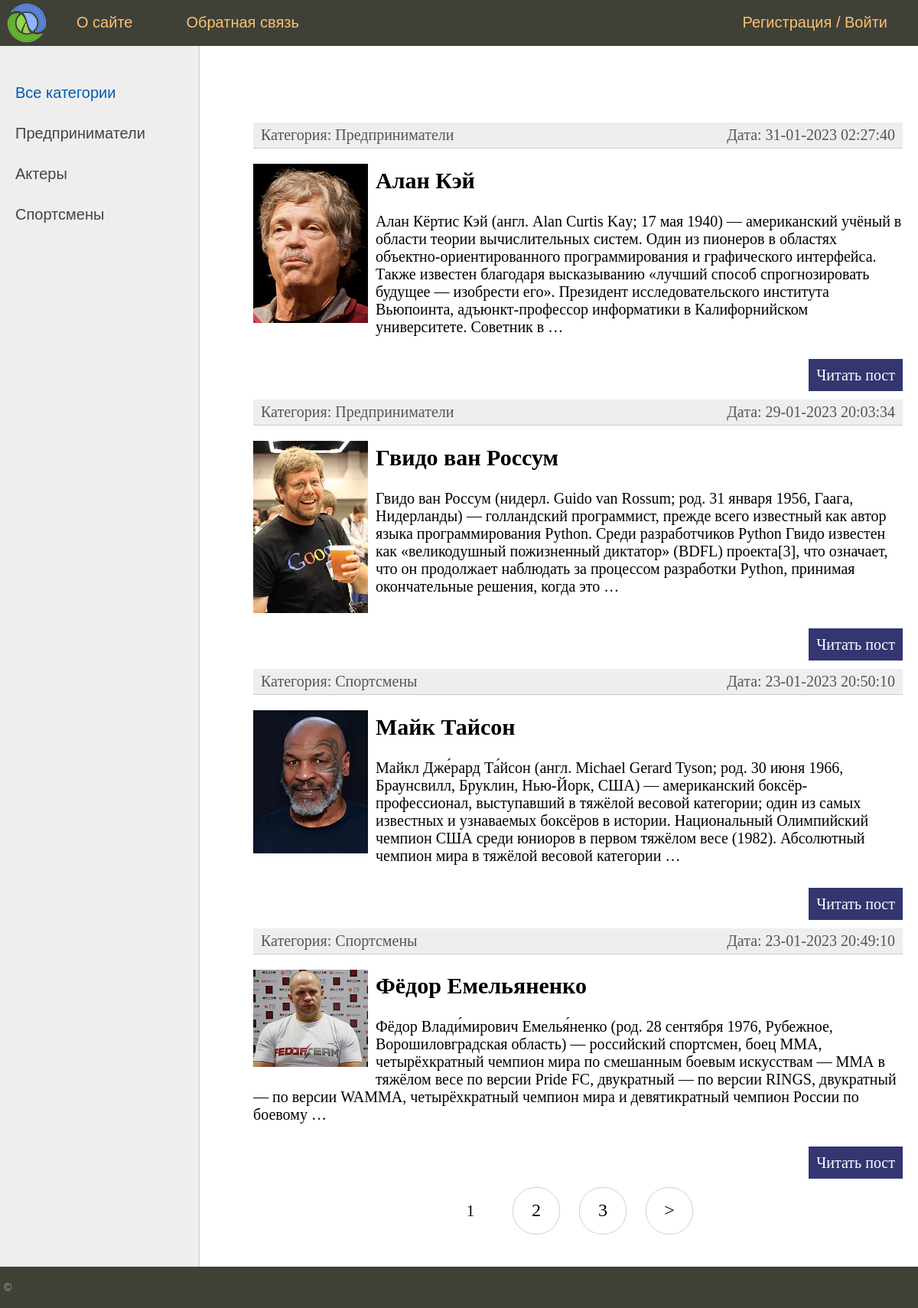
The page / on the database its author committed.
### man/models.py (models this page shows, shortened)
class Category(models.Model):
    name = models.CharField(max_length=50, db_index=True, verbose_name='Название категории')
    slug = models.SlugField(max_length=255, unique=True, db_index=True, verbose_name='URL')
    def __str__(self):
        return self.name
    def get_absolute_url(self):
        return reverse('category', kwargs={'cat_slug': self.slug})
    class Meta:
        verbose_name = 'Категорию'
        verbose_name_plural = 'Категории'
        ordering = ['id']

class Man(models.Model):
    title = models.CharField(max_length=255, verbose_name='Заголовок')
    content = models.TextField(blank=True, verbose_name='Текст статьи')
    slug = models.SlugField(max_length=255, unique=True, db_index=True, verbose_name='URL')
    photo = models.ImageField(upload_to='photos/%Y/%m/%d/', verbose_name='Фото')
    time_create = models.DateTimeField(auto_now_add=True, verbose_name='Дата создания')
    time_update = models.DateTimeField(auto_now=True, verbose_name='Дата обновления')
    published = models.BooleanField(default=True, verbose_name='Опубликовать')
    cat = models.ForeignKey('Category', on_delete=models.PROTECT, null=True, verbose_name='Категории')
    def get_absolute_url(self):
        return reverse('post', kwargs={'post_slug': self.slug})
    class Meta:
        verbose_name = 'Известного человека'
        verbose_name_plural = 'Известные люди'
        ordering = ['-time_create']

### man/views.py (the view)
# urls.py: path('', ManIndex.as_view(), name='index'),
class ManIndex(DataMixin, ListView):
    model = Man
    template_name = "man/index.html"
    context_object_name = 'posts'
    def get_context_data(self, object_list=None, **kwargs):
        context = super().get_context_data(**kwargs)
        c_def = self.get_user_context(title='Главная страница')
        return context | c_def
    def get_queryset(self):
        return Man.objects.filter(published=True).select_related('cat')

### man/utils.py (called while the page is built)
    def get_user_context(self, **kwargs):
        context = kwargs
        cats = Category.objects.all()
        user_menu = menu.copy()
        if not self.request.user.is_authenticated:
            user_menu.pop(1)
        context['menu'] = user_menu
        context['cats'] = cats
        if 'cat_selected' not in context:
            context['cat_selected'] = 0
        return context

### man/templates/man/index.html (shortened to what this page needs)
{% extends 'man/base.html' %}
{% block content %}
<ul class="list-articles">
	{% for p in posts %}
			<li><div class="article-panel">
				<p class="first">Категория: {{ p.cat }}</p>
				<p class="last">Дата: {{ p.time_update|date:"d-m-Y H:i:s " }}</p>
			</div></li>
			{% if p.photo %}
			<p><img src="{{p.photo.url}}" alt="" class="img-article-left thumb"></p>
			{% endif %}
			<h2>{{p.title}}</h2>
		{% autoescape on %}
		{{ p.content|linebreaks|truncatewords:50 }}
		{% endautoescape %}
			<p class="link-read-post"><a href="{{ p.get_absolute_url }}">Читать пост</a></p>
			{% empty %}
			<p>Записи ещё не сделаны</p>
	{% endfor %}
</ul>
{% endblock %}

### man/templates/man/base.html (shortened to what this page needs)
{% load static %}
{% load man_tags %}
<!DOCTYPE html>
<html>
<head>
	<link type="text/css" href="{% static 'man/css/styles.css' %}" rel="stylesheet" />
</head>
<body>
<table class="table-page" border=0 cellpadding="0" cellspacing="0">
<tr><td valign=top>
{% block mainmenu %}
		<div class="header">
			<ul id="mainmenu" class="mainmenu">
			<li class="logo"><a href="{% url 'index' %}"><div class="logo"></div></a></li>
			{% for item in menu %}
				<li><a href="{% url item.url_name %}">{{item.title}}</a></li>
			{% endfor %}
			{% if request.user.is_authenticated %}
				<li class="last">{{ user.username }} / <a href="{% url 'logout' %}">Выйти</a></li>
			{% else %}
				<li class="last">
					<a href="{% url 'register' %}">Регистрация</a> /
					<a href="{% url 'login' %}">Войти</a>
				</li>
			{% endif %}
			</ul>
		</div>
{% endblock mainmenu %}
<table class="table-content" border=0 cellpadding="0" cellspacing="0">
<tr>
	<td valign="top" class="left-chapters">
	<ul id="leftchapters">
		{% if cat_selected == 0 %}
			<li class="selected">Все категории</li>
			{% else %}
			<li><a href="{% url 'index' %}">Все категории</a></li>
		{% endif %}
{% for c in cats %}
	{% if c.pk == cat_selected %}
		<li class="selected">{{ c.name }}</li>
	{% else %}
		<li><a href="{{ c.get_absolute_url }}"> {{ c.name }} </a></li>
	{% endif %}
{% endfor %}
	</ul>
</td>
<td valign="top" class="content">
	<div class="content-text">
{% block content %}
{% endblock %}
<nav class="list-pages">
	<ul>
		{% for page in paginator.page_range %}
			{% if page == page_obj.number %}
				<li class="page-num page-num-selected"> {{page}} </li>
			{% elif page >= page_obj.number|add:-2 and page <= page_obj.number|add:2 %}
				<li class="page-num">
					<a href="?page={{ page }}"> {{ page }} </a>
				</li>
			{% endif %}
		{% endfor %}
		{% if page_obj.has_next %}
		<li class="page-num">
			<a href="?page={{ page_obj.next_page_number }}">&gt;</a>
		</li>
		{% endif %}
	</ul>
</nav>
	</div>
</td></tr></table>
</td></tr>
<tr><td valign=top>
	<div id="footer">
		<p>&copy; </p>
	</div>
</td></tr></table>
</body>
</html>

### man/static/man/css/styles.css (style rules this page uses)
html, body { font-family: 'Arial'; margin: 0; padding: 0; height: 100%; width: 100%; color: #444; }
a { color: #0059b2; text-decoration: none; }
img { max-width: 600px; height: auto; }
img.img-article-left { max-width: 300px; height: auto; float: left; padding: 0 10px 10px 0; }
img.img-article-left.thumb { max-width: 150px; height: auto; }
p.link-read-post { text-align: right; }
p.link-read-post a { padding: 10px; min-width: 100px; background: #333671; color: #fff; text-decoration: none; }
div.article-panel { background: #eee; padding: 5px 10px 5px 10px; box-sizing: border-box; overflow: hidden; color: #555; }
div.article-panel p.first { margin: 0; float: left; }
div.article-panel p.last { margin: 0; float: right; }
ul.list-articles { list-style: none; margin: 0; padding: 0; }
ul.list-articles li { border-bottom: 1px solid #ccc; }
.table-page { width: 100%; height: 100%; vertical-align: top; }
.table-page tr { height: 100%; }
.header { background: #3F4137; height: 60px; }
.logo { background: url('../images/logo.png') no-repeat 10px 5px; width: 70px; height: 60px; }
ul.mainmenu { list-style: none; margin: 0; padding: 0; height: 60px; color: #fdc073; font-size: 20px; overflow: hidden; }
ul.mainmenu li { float: left; margin: 18px 40px 0 30px; }
ul.mainmenu li.logo { margin: 0; }
ul.mainmenu li.last { float: right; }
ul.mainmenu li a { color: #fdc073; text-decoration: none; }
.table-content { width: 100%; min-height: 100%; height: 100%; }
.left-chapters { margin: 0; background: #eee; border-right: 1px solid #ccc; min-height: 100%; }
.left-chapters ul { width: 230px; min-height: 100%; margin: 0; padding: 20px 10px 10px 20px; list-style: none; font-size: 20px; }
.left-chapters ul li { margin: 30px 0 0 0; color: #999; }
.left-chapters ul li.selected { color: #0059b2; }
.left-chapters ul li a { color: #444; text-decoration: none; }
.content { padding: 40px 20px 20px 40px; width: 100%; box-sizing: border-box; }
.content-text { margin: 60px 0 0 30px; color: #000; font-size: 20px; font-family: Yandex Sans Display Light; }
#footer { box-sizing: border-box; background: #3F4137; padding: 5px; color: #aaa; font-size: 14px; font-family: Verdana, Geneva, Arial, Helvetica; text-align: left; overflow: hidden; }
.list-pages { text-align: center; margin: 0 0 20px 0; }
.list-pages ul { margin: 20px 0 0 0; padding: 0; list-style: none; }
.list-pages ul li { display: inline-block; margin: 0 20px 0 0; }
.list-pages a { color: #000; font-size: 24px; text-decoration: none; }
.list-pages .page-num, .page-num-selected { display: inline-block; width: 60px; height: 44px; padding: 16px 0 0 0; border: 1px solid #d0d0d0; border-radius: 30px; }
.list-pages .page-num-selected { border: none; color: #000; font-size: 20px; }

### rows shown on the page
Category: name "Предприниматели"
Category: name "Актеры"
Category: name "Спортсмены"
Man: cat "Предприниматели", time_update "31-01-2023 02:27:40", photo (picture), title "Алан Кэй", content "Алан Кёртис Кэй (англ. Alan Curtis Kay; 17 мая 1940) — американский учёный в области теории вычислительных систем. Один из пионеров в областях объектно-ориентированного программирования и графического интерфейса. Также известен благодаря высказыванию «лучший способ спрогнозировать будущее — изобрести его». Президент исследовательского института Вьюпоинта, адъюнкт-профессор информатики в Калифорнийском университете. Советник в …"
Man: cat "Предприниматели", time_update "29-01-2023 20:03:34", photo (picture), title "Гвидо ван Россум", content "Гвидо ван Россум (нидерл. Guido van Rossum; род. 31 января 1956, Гаага, Нидерланды) — голландский программист, прежде всего известный как автор языка программирования Python. Среди разработчиков Python Гвидо известен как «великодушный пожизненный диктатор» (BDFL) проекта[3], что означает, что он продолжает наблюдать за процессом разработки Python, принимая окончательные решения, когда это …"
Man: cat "Спортсмены", time_update "23-01-2023 20:50:10", photo (picture), title "Майк Тайсон", content "Майкл Дже́рард Та́йсон (англ. Michael Gerard Tyson; род. 30 июня 1966, Браунсвилл, Бруклин, Нью-Йорк, США) — американский боксёр-профессионал, выступавший в тяжёлой весовой категории; один из самых известных и узнаваемых боксёров в истории. Национальный Олимпийский чемпион США среди юниоров в первом тяжёлом весе (1982). Абсолютный чемпион мира в тяжёлой весовой категории …"
Man: cat "Спортсмены", time_update "23-01-2023 20:49:10", photo (picture), title "Фёдор Емельяненко", content "Фёдор Влади́мирович Емелья́ненко (род. 28 сентября 1976, Рубежное, Ворошиловградская область) — российский спортсмен, боец ММА, четырёхкратный чемпион мира по смешанным боевым искусствам — ММА в тяжёлом весе по версии Pride FC, двукратный — по версии RINGS, двукратный — по версии WAMMA, четырёхкратный чемпион мира и девятикратный чемпион России по боевому …"

### other values the page prints
{{ item.title }} "О сайте" "Обратная связь"
{{ page }} "1"
{{ page }} "2" "3"
